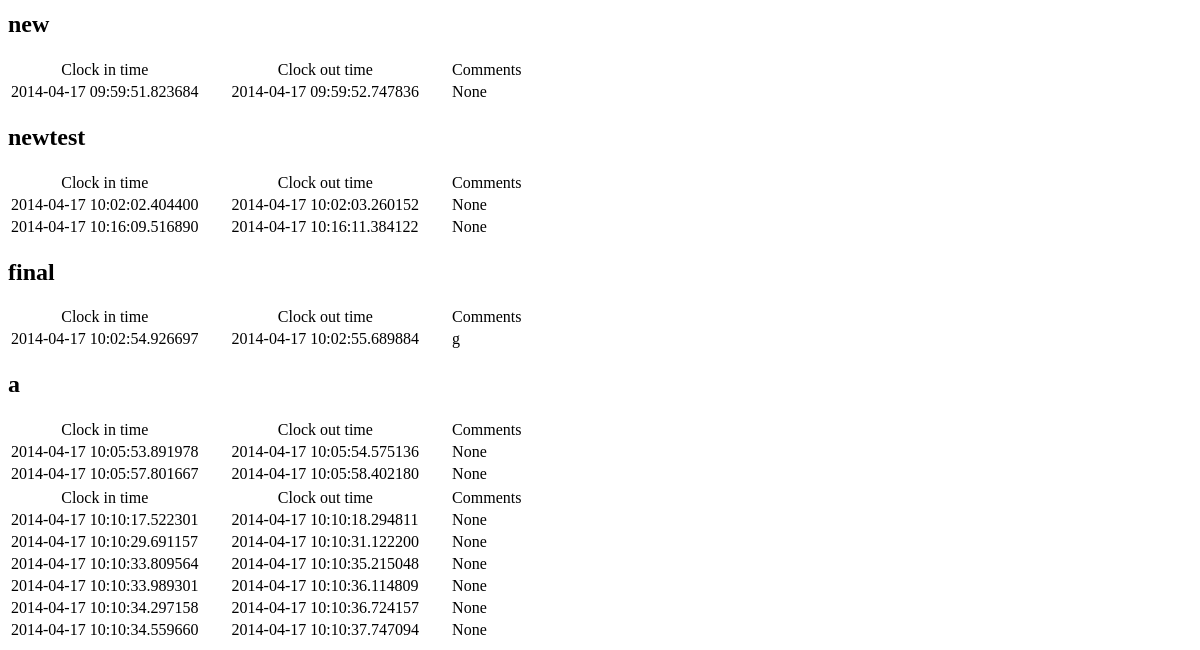
/timecards/all (lower part), run on an earlier commit of the app's database.
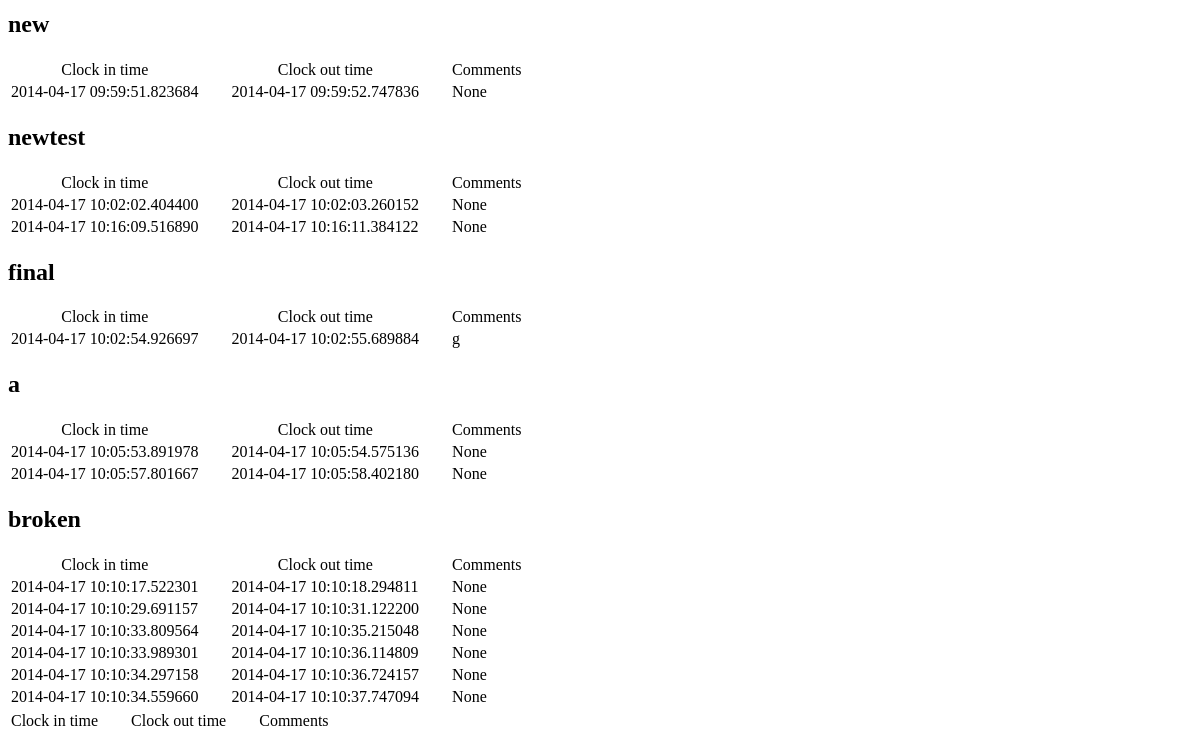
And on a later commit of the database.
### flask_tracking/users/models.py (models this page shows, shortened)
class User(UserMixin, CRUDMixin, db.Model):
    __tablename__ = 'users_user'
    name = db.Column(db.String(50))
    email = db.Column(db.String(120), unique=True)
    _password = db.Column(db.LargeBinary(120))
    _salt = db.Column(db.String(120))
    sites = db.relationship('Site', backref='owner', lazy='dynamic')
    entries = db.relationship('Entry', backref='owner')
    id = db.Column(db.Integer, primary_key=True)
    @hybrid_property
    def password(self):
        return self._password

### flask_tracking/tracking/models.py (models this page shows, shortened)
class Entry(CRUDMixin, db.Model):
    __tablename__ = 'tracking_entries'
    user_id = db.Column(db.Integer, db.ForeignKey('users_user.id'))
    punchIn = db.Column(db.TIMESTAMP)
    punchOut = db.Column(db.TIMESTAMP, default = datetime.datetime.min)
    punchInComment = db.Column(db.String)
    punchOutComment = db.Column(db.String)
    id = db.Column(db.Integer, primary_key = True)

### flask_tracking/tracking/views.py (the view)
@tracking.route("/timecards/all")
def allTimecards():
    timecards = User.query.all()
    return render_template("tracking/all.html", users=timecards)

### flask_tracking/__init__.py (called while the page is built)
@app.context_processor
def provide_constants():
    return {"constants": {"TEST_PART_": 2}}

### flask_tracking/templates/tracking/all.html (shortened to what this page needs)
{% extends "layout.html" %}
{% import "helpers/tables.html" as tables %}
{% block content %}
{% for user in users %}
<h2>{{user.name}}</h2>
<table class="timecard">
	<tr>
		<td align='center'>Clock in time</td>
		<td align='center'>Clock out time</td>
		<td align='center'>Comments</td>
	</tr>
{% for t in user.entries %}
    <tr>
    	<td>{{t.punchIn}}</td>
    	<td>{{t.punchOut}}</td>
    	<td>{{t.punchOutComment}}</td>
    </tr>
{% endfor %}
{% endfor %}
</table>
{% endblock content %}

What changed in the data, as far as the page shows it:
added User: name "broken"
